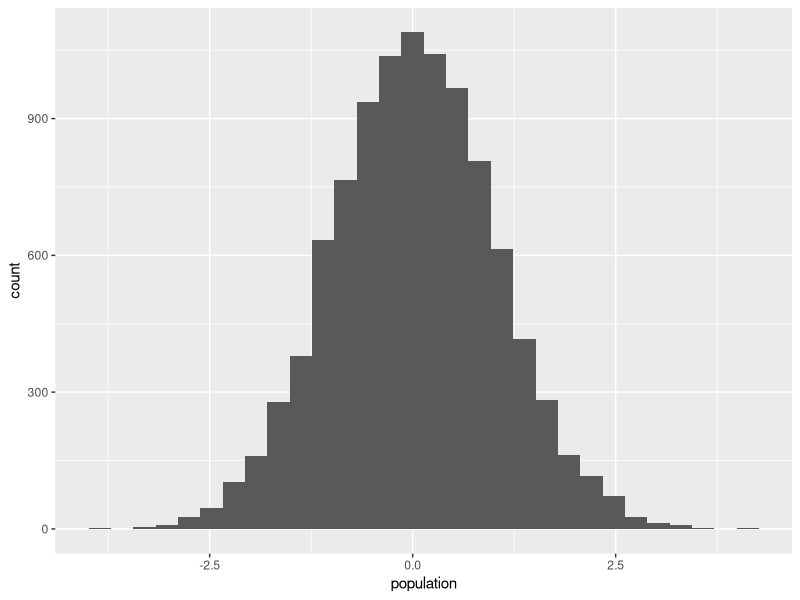
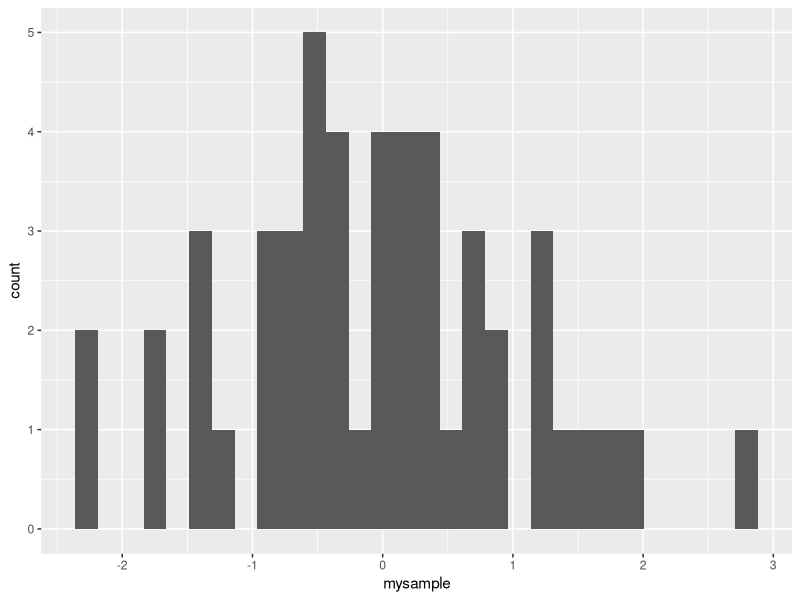
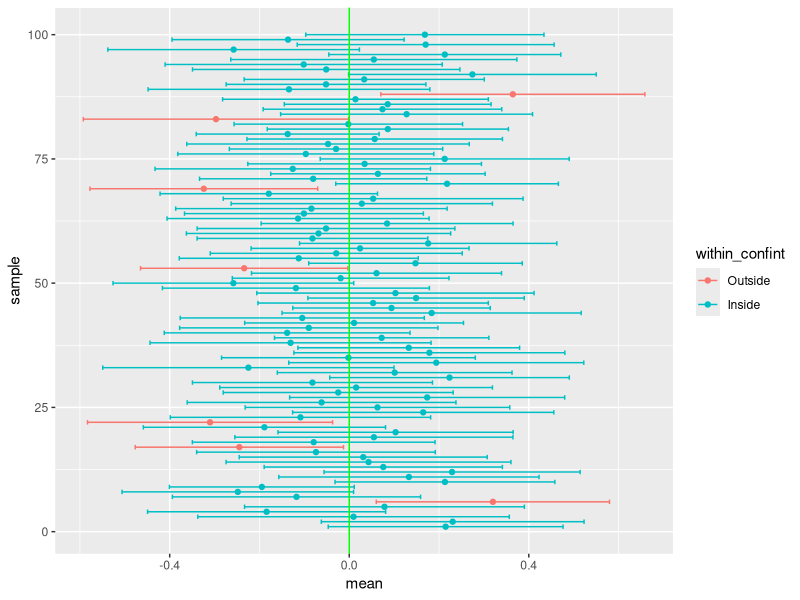
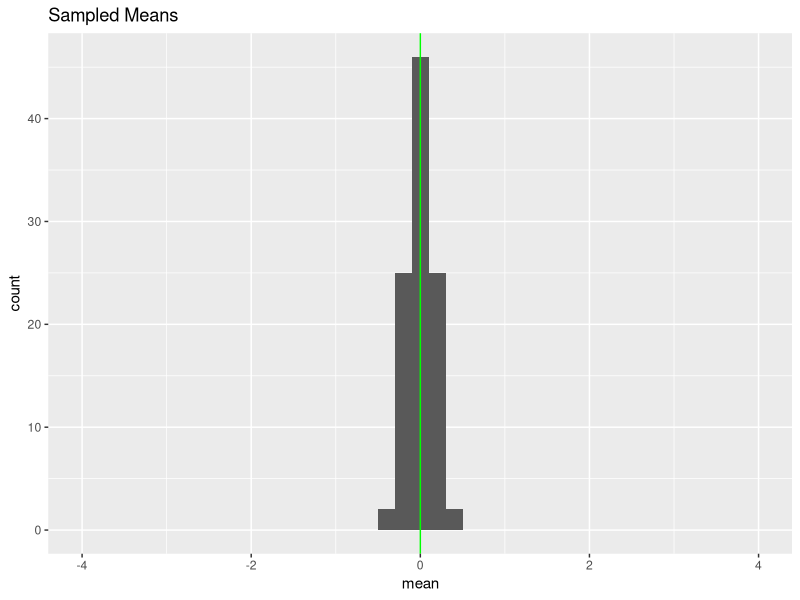

Here is the R script that generated these plots, in order: (Note: this script raises an error after producing the figures.)
## ---- chunk 1

knitr::opts_chunk$set(message=F, warning=F, comment=NA) #these are just Rmarkdown visual options

## ---- chunk 2

library(ggplot2)

## ---- chunk 3

#random generation for the normal distribution with mean equal to mean and standard deviation equal to sd.
population <- rnorm(10000, mean=0, sd=1)

ggplot() + geom_histogram(aes(population)) #do a simple histogram
## ---- chunk 4
sample_size <- 50 # you can play around with this number

mysample <- sample(population, sample_size) #take a data + a sample size 

ggplot() + geom_histogram(aes(mysample)) #do a simple histogram

## ---- chunk 5
summary(mysample)
## ---- chunk 6

size = 100

#this creates a dataframe with fix parameters (do not need to understand this code)
#rep() juste repeat a number over the number of time you want

# this is are all random number has placeholder for later
mySampleRes <- data.frame(mean=rep(0,size),
                          sd=rep(1,size),
                          sample = rep(NA,size),
                          se=rep(1/sqrt(10),size), 
                          confintLow=rep(0,size),
                          confintHi=rep(0,size))

mySampleRes # all rows are the same for now
## ---- chunk 7

#loop through each row

for (i in 1:size){
  mysample <- sample(population, sample_size)#sample from population, same as above
  mySampleRes$sample[i] <- i #assign an incemental index 
  mySampleRes$mean[i] <- mean(mysample) #calculate the mean of this random sample
  mySampleRes$sd[i] <- sd(mysample) #calculate the standard deviation of this random sample
  mySampleRes$se[i] <- mySampleRes$sd[i]/sqrt(sample_size) #calculate the sampling error of this random sample
  mySampleRes$confintLow[i] <- mySampleRes$mean[i]-1.96*mySampleRes$se[i] #calculate the lower 95% confidence interval of this random sample
  mySampleRes$confintHi[i] <- mySampleRes$mean[i]+1.96*mySampleRes$se[i] #calculate the upper 95% confidence interval of this random sample
}

mySampleRes


# for reference:
# Confidence level Confidence interval (mean ± sampling error)
# 68% mean ± (1.0) x (SE)
# 95% mean ± (1.96) x (SE)
# 99% mean ± (2.58) x (SE) 
# Bonus: Can you describe/explain/visualize why ?
## ---- chunk 8

mySampleRes$within_confint <- factor(mySampleRes$confintLow < 0 & mySampleRes$confintHi > 0, labels = c("Outside", "Inside")) # create variable to check if we have found and estimate (mean) which its confindence intervals doesn't include 0

table(mySampleRes$within_confint)

## ---- chunk 9
ggplot(mySampleRes,
       aes(sample,mean,color = within_confint))+
  geom_point()+
  geom_errorbar(aes(ymin = confintLow,ymax = confintHi))+
  geom_hline(yintercept = 0,color = "green")+
  coord_flip()
## ---- chunk 10
p_sample <- ggplot()+
  geom_histogram(data = mySampleRes,
                 aes(x=mean),binwidth = .2) +
  xlim(round(min(population)),round(max(population))) +
  geom_vline(xintercept = 0,color = "green") +
  labs(title = "Sampled Means")

p_sample
## ---- chunk 11

p_population <- ggplot()+
                geom_histogram(data = data.frame(x = population),
                               aes(x=x),binwidth = .2)+
                  xlim(round(min(population)),round(max(population)))+
                  labs(title = "population")


p_population / p_sample
